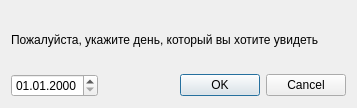
<?xml version="1.0" encoding="UTF-8"?>
<ui version="4.0">
 <class>Dialog_date</class>
 <widget class="QDialog" name="Dialog_date">
  <property name="geometry">
   <rect>
    <x>0</x>
    <y>0</y>
    <width>357</width>
    <height>108</height>
   </rect>
  </property>
  <property name="windowTitle">
   <string>Dialog</string>
  </property>
  <layout class="QGridLayout" name="gridLayout">
   <item row="1" column="1">
    <widget class="QDialogButtonBox" name="buttonBox">
     <property name="orientation">
      <enum>Qt::Horizontal</enum>
     </property>
     <property name="standardButtons">
      <set>QDialogButtonBox::Cancel|QDialogButtonBox::Ok</set>
     </property>
    </widget>
   </item>
   <item row="0" column="0" colspan="2">
    <widget class="QLabel" name="label">
     <property name="text">
      <string>Пожалуйста, укажите день, который вы хотите увидеть</string>
     </property>
    </widget>
   </item>
   <item row="1" column="0">
    <widget class="QDateEdit" name="dateEdit">
     <property name="displayFormat">
      <string>dd.MM.yyyy</string>
     </property>
     <property name="calendarPopup">
      <bool>false</bool>
     </property>
    </widget>
   </item>
  </layout>
 </widget>
 <resources/>
 <connections>
  <connection>
   <sender>buttonBox</sender>
   <signal>accepted()</signal>
   <receiver>Dialog_date</receiver>
   <slot>accept()</slot>
   <hints>
    <hint type="sourcelabel">
     <x>248</x>
     <y>254</y>
    </hint>
    <hint type="destinationlabel">
     <x>157</x>
     <y>274</y>
    </hint>
   </hints>
  </connection>
  <connection>
   <sender>buttonBox</sender>
   <signal>rejected()</signal>
   <receiver>Dialog_date</receiver>
   <slot>reject()</slot>
   <hints>
    <hint type="sourcelabel">
     <x>316</x>
     <y>260</y>
    </hint>
    <hint type="destinationlabel">
     <x>286</x>
     <y>274</y>
    </hint>
   </hints>
  </connection>
 </connections>
</ui>
